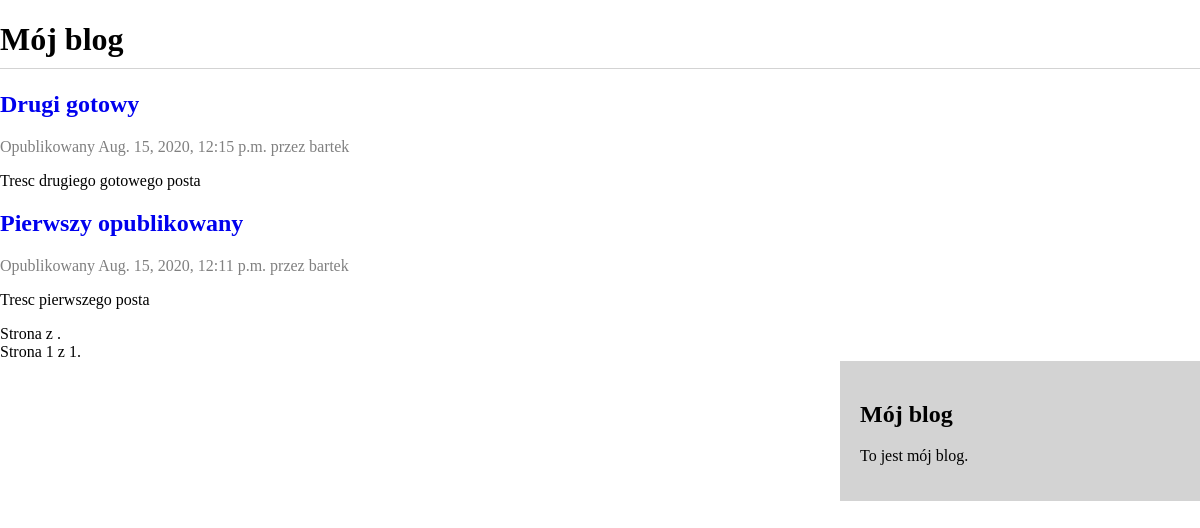
The page /blog/ on the database as committed earlier.
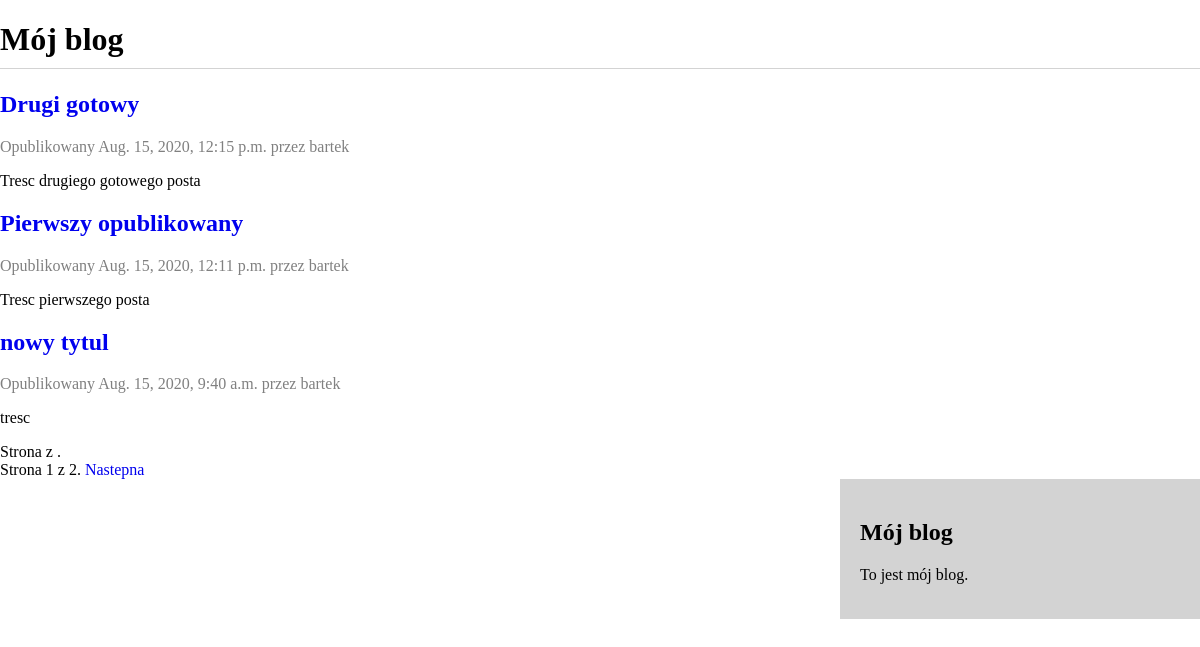
The same page on the database as committed later.
### blog/models.py (models this page shows, shortened)
class Post(models.Model):
    STATUS_CHOICES = (
        ('draft','Draft'),
        ('published', 'Published'),
    )
    title = models.CharField(max_length=250)
    slug = models.SlugField(max_length=250, unique_for_date='publish')
    author = models.ForeignKey(User, on_delete=models.CASCADE, related_name='blog_posts')
    body = models.TextField()
    publish = models.DateTimeField(default=timezone.now)
    created = models.DateTimeField(auto_now_add=True)
    updated = models.DateTimeField(auto_now=True)
    status = models.CharField(max_length=10, choices=STATUS_CHOICES, default='draft')
    objects = models.Manager()              #manager domyslny
    published = PublishedManager()          #manager niestandardowy
    tags = TaggableManager()
    class Meta:
        ordering = ('-publish',)
    def get_absolute_url(self):
        return reverse('blog:post_detail',args=[self.publish.year, self.publish.strftime('%m'), self.publish.strftime('%d'), self.slug])

### blog/views.py (the view)
# urls.py: path('', views.PostListView.as_view(), name = 'post_list'),
class PostListView(ListView):
    queryset = Post.published.all()
    context_object_name = 'posts'
    paginate_by = 3
    template_name = 'blog/post/list.html'

### blog/templates/blog/post/list.html (shortened to what this page needs)
{% extends "blog/base.html" %}
{% block content %}
    <h1>Mój blog</h1>
    {% for post in posts %}
        <h2>
            <a href="{{ post.get_absolute_url }}">
                {{ post.title }}
            </a>
        </h2>
        <p class="date">
            Opublikowany {{ post.publish }} przez {{ post.author }}
        </p>
        {{ post.body|truncatewords:30|linebreaks }}
    {% endfor %}
    {% include "pagination.html" with page=posts %}
    {% include "pagination.html" with page=page_obj %}
{% endblock %}

Rows that differ between the two databases and show on the page:
now on this page (row edited): Post: title "nowy tytul", publish "Aug. 15, 2020, 9:40 a.m.", author "bartek", body "tresc"
Other text that changed with them:
{{ page.paginator.num_pages }}: "1" → "2"
text now shown: "Nastepna"
